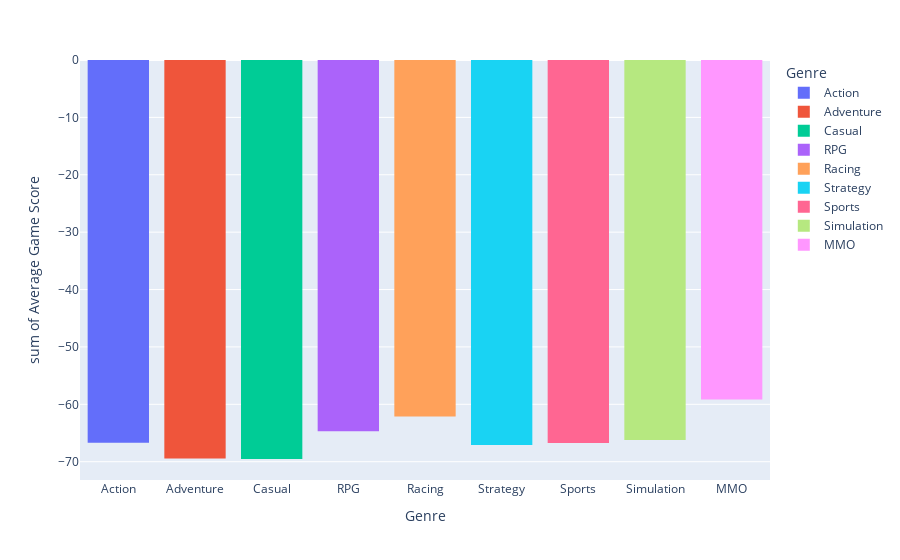

Notebook cell for this chart:
### Code cell
R_data = {'Genre': Genre_list, 'Average Game Score': R_list}
R_df = pd.DataFrame(R_data)
R_hist = px.histogram(R_df, x='Genre', y='Average Game Score', color='Genre')
R_hist.show()
print("The Average Game Score per genre on the Steam Store are as follows: \n \n Action: {} \n Adventure: {} \n Casual: {} \n RPG: {} \n Racing: {} \n Strategy: {} \n Sports: {} \n Simulation: {} \n MMO: {}".format(R_Action, R_Adventure, R_Casual, R_RPG, R_Racing, R_Strategy, R_Sports, R_Simulation, R_MMO))

### Figure 1 — Plotly figure (JSON) as saved in the notebook; plotly's stock layout.template omitted (floating-point values rounded to 4 significant figures)
{"data": [{"alignmentgroup": "True", "bingroup": "x", "histfunc": "sum", "hovertemplate": "Genre=%{x}<br>sum of Average Game Score=%{y}<extra></extra>", "legendgroup": "Action", "marker": {"color": "#636efa", "pattern": {"shape": ""}}, "name": "Action", "offsetgroup": "Action", "orientation": "v", "showlegend": true, "type": "histogram", "x": ["Action"], "xaxis": "x", "y": [-66.68], "yaxis": "y"}, {"alignmentgroup": "True", "bingroup": "x", "histfunc": "sum", "hovertemplate": "Genre=%{x}<br>sum of Average Game Score=%{y}<extra></extra>", "legendgroup": "Adventure", "marker": {"color": "#EF553B", "pattern": {"shape": ""}}, "name": "Adventure", "offsetgroup": "Adventure", "orientation": "v", "showlegend": true, "type": "histogram", "x": ["Adventure"], "xaxis": "x", "y": [-69.44], "yaxis": "y"}, {"alignmentgroup": "True", "bingroup": "x", "histfunc": "sum", "hovertemplate": "Genre=%{x}<br>sum of Average Game Score=%{y}<extra></extra>", "legendgroup": "Casual", "marker": {"color": "#00cc96", "pattern": {"shape": ""}}, "name": "Casual", "offsetgroup": "Casual", "orientation": "v", "showlegend": true, "type": "histogram", "x": ["Casual"], "xaxis": "x", "y": [-69.53], "yaxis": "y"}, {"alignmentgroup": "True", "bingroup": "x", "histfunc": "sum", "hovertemplate": "Genre=%{x}<br>sum of Average Game Score=%{y}<extra></extra>", "legendgroup": "RPG", "marker": {"color": "#ab63fa", "pattern": {"shape": ""}}, "name": "RPG", "offsetgroup": "RPG", "orientation": "v", "showlegend": true, "type": "histogram", "x": ["RPG"], "xaxis": "x", "y": [-64.71], "yaxis": "y"}, {"alignmentgroup": "True", "bingroup": "x", "histfunc": "sum", "hovertemplate": "Genre=%{x}<br>sum of Average Game Score=%{y}<extra></extra>", "legendgroup": "Racing", "marker": {"color": "#FFA15A", "pattern": {"shape": ""}}, "name": "Racing", "offsetgroup": "Racing", "orientation": "v", "showlegend": true, "type": "histogram", "x": ["Racing"], "xaxis": "x", "y": [-62.11], "yaxis": "y"}, {"alignmentgroup": "True", "bingroup": "x", "histfunc": "sum", "hovertemplate": "Genre=%{x}<br>sum of Average Game Score=%{y}<extra></extra>", "legendgroup": "Strategy", "marker": {"color": "#19d3f3", "pattern": {"shape": ""}}, "name": "Strategy", "offsetgroup": "Strategy", "orientation": "v", "showlegend": true, "type": "histogram", "x": ["Strategy"], "xaxis": "x", "y": [-67.07], "yaxis": "y"}, {"alignmentgroup": "True", "bingroup": "x", "histfunc": "sum", "hovertemplate": "Genre=%{x}<br>sum of Average Game Score=%{y}<extra></extra>", "legendgroup": "Sports", "marker": {"color": "#FF6692", "pattern": {"shape": ""}}, "name": "Sports", "offsetgroup": "Sports", "orientation": "v", "showlegend": true, "type": "histogram", "x": ["Sports"], "xaxis": "x", "y": [-66.73], "yaxis": "y"}, {"alignmentgroup": "True", "bingroup": "x", "histfunc": "sum", "hovertemplate": "Genre=%{x}<br>sum of Average Game Score=%{y}<extra></extra>", "legendgroup": "Simulation", "marker": {"color": "#B6E880", "pattern": {"shape": ""}}, "name": "Simulation", "offsetgroup": "Simulation", "orientation": "v", "showlegend": true, "type": "histogram", "x": ["Simulation"], "xaxis": "x", "y": [-66.2], "yaxis": "y"}, {"alignmentgroup": "True", "bingroup": "x", "histfunc": "sum", "hovertemplate": "Genre=%{x}<br>sum of Average Game Score=%{y}<extra></extra>", "legendgroup": "MMO", "marker": {"color": "#FF97FF", "pattern": {"shape": ""}}, "name": "MMO", "offsetgroup": "MMO", "orientation": "v", "showlegend": true, "type": "histogram", "x": ["MMO"], "xaxis": "x", "y": [-59.15], "yaxis": "y"}], "layout": {"barmode": "relative", "legend": {"title": {"text": "Genre"}, "tracegroupgap": 0}, "margin": {"t": 60}, "xaxis": {"anchor": "y", "categoryarray": ["Action", "Adventure", "Casual", "RPG", "Racing", "Strategy", "Sports", "Simulation", "MMO"], "categoryorder": "array", "domain": [0, 1], "title": {"text": "Genre"}}, "yaxis": {"anchor": "x", "domain": [0, 1], "title": {"text": "sum of Average Game Score"}}}}
